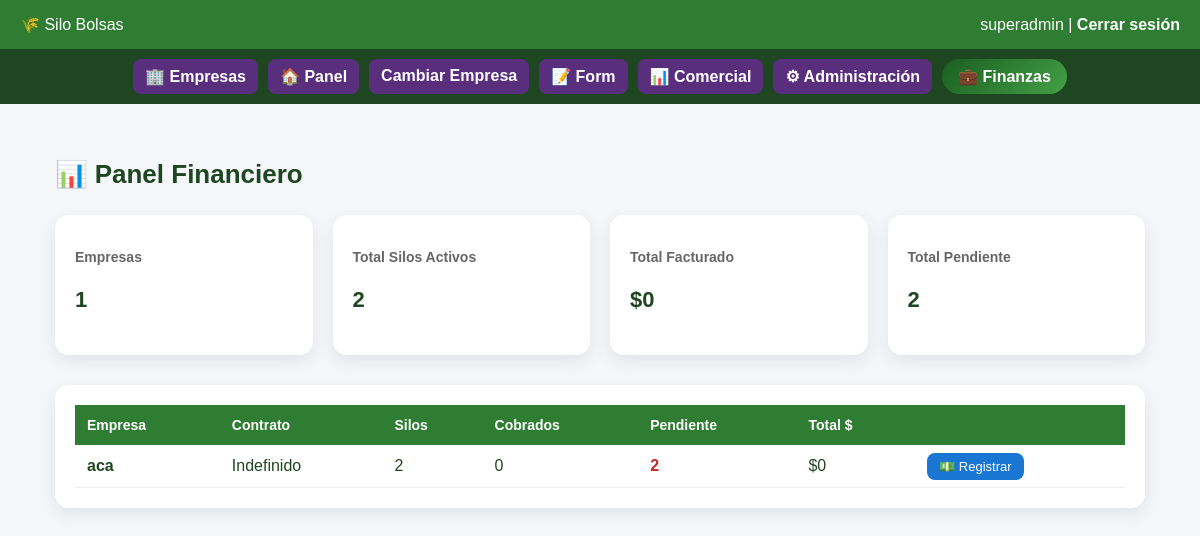
Before: /admin/finanzas (signed in) with the older database file.
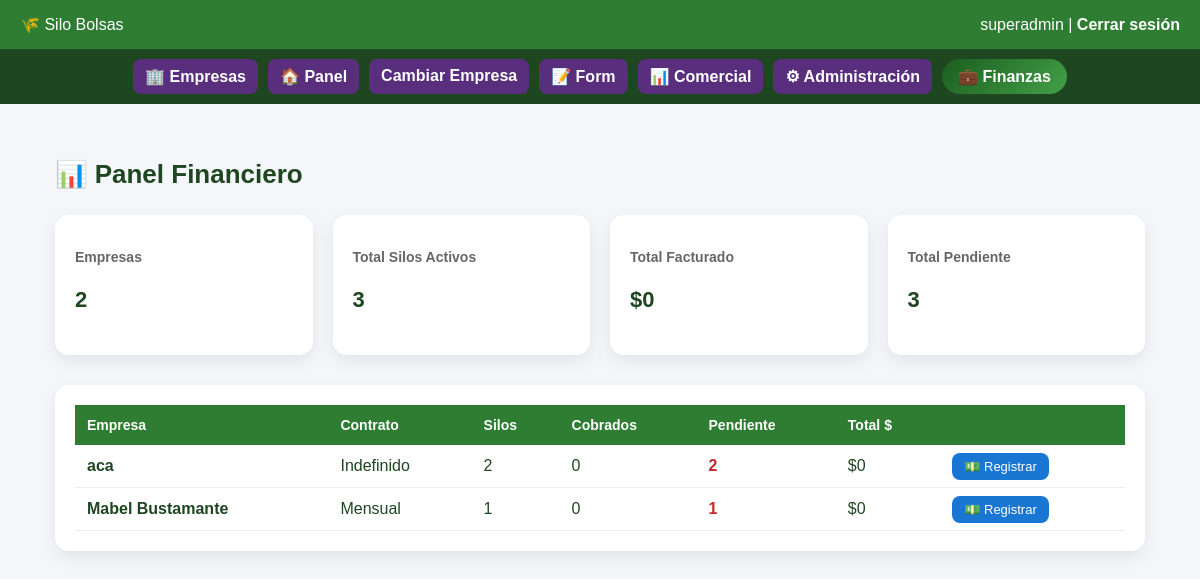
After: the same page with the newer database file.
### tables this page shows
CREATE TABLE usuarios (
            id INTEGER PRIMARY KEY AUTOINCREMENT,
            username TEXT UNIQUE NOT NULL,
            password TEXT NOT NULL,
            rol TEXT NOT NULL,
            empresa_id INTEGER,
            sucursal_id INTEGER,
            es_superadmin INTEGER DEFAULT 0,
            forzar_cambio_password INTEGER DEFAULT 0,
            FOREIGN KEY (empresa_id) REFERENCES empresas(id),
            FOREIGN KEY (sucursal_id) REFERENCES sucursales(id)
        );

CREATE TABLE empresas (
            id INTEGER PRIMARY KEY AUTOINCREMENT,
            nombre TEXT UNIQUE NOT NULL,
            fecha_alta TEXT NOT NULL,
            tipo_contrato TEXT,
            fecha_vencimiento TEXT,
            activa INTEGER DEFAULT 1,
            criterio_futuro TEXT
        );

### admin/routes.py (the view)
@admin_bp.route("/finanzas")
@login_required
def admin_finanzas():
    if current_user.es_superadmin != 1:
        return "No autorizado", 403
    conn = get_db()
    empresas = conn.execute("""
        SELECT id, nombre, tipo_contrato
        FROM empresas
    """).fetchall()
    resumen = []
    for e in empresas:
        total_silos = conn.execute("""
            SELECT COUNT(*)
            FROM silos
            WHERE empresa_id=? AND estado_silo='Activo'
        """, (e["id"],)).fetchone()[0]
        silos_cobrados = conn.execute("""
            SELECT COALESCE(SUM(silos_cobrados),0)
            FROM pagos
            WHERE empresa_id=?
        """, (e["id"],)).fetchone()[0]
        total_monto = conn.execute("""
            SELECT COALESCE(SUM(monto),0)
            FROM pagos
            WHERE empresa_id=?
        """, (e["id"],)).fetchone()[0]
        pendiente = total_silos - silos_cobrados
        resumen.append({
            "id": e["id"],
            "nombre": e["nombre"],
            "tipo": e["tipo_contrato"],
            "silos": total_silos,
            "cobrados": silos_cobrados,
            "pendiente": pendiente,
            "monto": total_monto
        })
    conn.close()
    return render_template(
        "admin_finanzas.html",
        resumen=resumen
    )

### app.py (called while the page is built, shortened)
@app.context_processor
def inject_permisos():
    return dict(tiene_permiso=tiene_permiso)

@app.context_processor
def inject_estado_contrato():
    empresa_alerta = None
    empresa_vencida = False
    return dict(
        empresa_alerta=empresa_alerta,
        empresa_vencida=empresa_vencida
    )

@app.context_processor
def inject_empresa_contexto():
    empresa_nombre = None
    if current_user.is_authenticated and current_user.es_superadmin:
        empresa_id = empresa_actual()
    return dict(empresa_activa=empresa_nombre)

### auth/models.py (called while the page is built)
    @staticmethod
    def get(user_id):
        conn = get_db()
        row = conn.execute(
            "SELECT * FROM usuarios WHERE id=?",
            (user_id,)
        ).fetchone()
        conn.close()
        if row:
            return User(row)
        return None

### auth/routes.py (called while the page is built)
@login_manager.user_loader
def load_user(user_id):
    return User.get(user_id)

### db.py (called while the page is built)
def get_db():
    database_url = os.environ.get("DATABASE_URL")
    if database_url:
        conn = psycopg2.connect(
            database_url,
            cursor_factory=psycopg2.extras.RealDictCursor
        )
        return conn
    conn = sqlite3.connect(DB_NAME)
    conn.row_factory = sqlite3.Row
    return conn

### panel/routes.py (called while the page is built)
def empresa_actual():
    if current_user.es_superadmin:
        return session.get("empresa_contexto")
    return current_user.empresa_id

### permissions.py (called while the page is built, shortened)
def tiene_permiso(pantalla):
    if not current_user.is_authenticated:
        return False
    if current_user.es_superadmin == 1:
        return True

### templates/admin_finanzas.html (shortened to what this page needs)
{% extends "base.html" %}
{% block contenido %}
<div class="dashboard">
<div class="titulo">📊 Panel Financiero</div>
<div class="cards">
    <div class="card">
        <h3>Empresas</h3>
        <p>{{ resumen|length }}</p>
    </div>
    <div class="card">
        <h3>Total Silos Activos</h3>
        <p>
            {{ resumen | sum(attribute='silos') }}
        </p>
    </div>
    <div class="card">
        <h3>Total Facturado</h3>
        <p>
            ${{ resumen | sum(attribute='monto') }}
        </p>
    </div>
    <div class="card">
        <h3>Total Pendiente</h3>
        <p>
            {{ resumen | sum(attribute='pendiente') }}
        </p>
    </div>
</div>
<div class="tabla-container">
<table>
<tr>
<th>Empresa</th>
<th>Contrato</th>
<th>Silos</th>
<th>Cobrados</th>
<th>Pendiente</th>
<th>Total $</th>
<th></th>
</tr>
{% for r in resumen %}
<tr>
<td><b>{{ r.nombre }}</b></td>
<td>{{ r.tipo or 'Indefinido' }}</td>
<td>{{ r.silos }}</td>
<td>{{ r.cobrados }}</td>
<td>
    {% if r.pendiente > 0 %}
        <span class="deuda">{{ r.pendiente }}</span>
    {% else %}
        <span class="sin-deuda">0</span>
    {% endif %}
</td>
<td>${{ r.monto }}</td>
<td>
    <a class="btn"
       href="{{ url_for('admin.registrar_pago', id=r.id) }}">
       💵 Registrar
    </a>
</td>
</tr>
{% endfor %}
</table>
</div>
</div>
{% endblock %}

### templates/base.html (shortened to what this page needs)
<!DOCTYPE html>
<html lang="es">
<head>
</head>
<body>
<div class="header">
  <div>
    🌾 Silo Bolsas
  </div>
  <div>
    {{ current_user.username }}
    |
    <a href="{{ url_for('auth.logout') }}">Cerrar sesión</a>
  </div>
</div>
{% if current_user.is_authenticated %}
<div class="nav-bar">
    {% if current_user.is_authenticated and current_user.es_superadmin %}
        <a href="{{ url_for('admin.admin_empresas') }}" class="nav-btn">
            🏢 Empresas
        </a>
    {% endif %}
    {% if tiene_permiso("panel") %}
        <a href="{{ url_for('panel.panel') }}" class="nav-btn">
            🏠 Panel
        </a>
    {% else %}
        <a href="{{ url_for('panel.panel') }}" class="nav-btn locked">
            🔒 Panel
        </a>
    {% endif %}
    {% if current_user.is_authenticated and current_user.es_superadmin %}
        <a href="{{ url_for('panel.cambiar_empresa') }}" class="nav-btn">
            Cambiar Empresa
        </a>
    {% endif %}
    {% if tiene_permiso("form") %}
        <a href="{{ url_for('panel.form') }}" class="nav-btn">
            📝 Form
        </a>
    {% else %}
        <a href="{{ url_for('panel.form') }}" class="nav-btn locked">
            🔒 Form
        </a>
    {% endif %}
    {% if tiene_permiso("comercial") %}
        <a href="{{ url_for('comercial.comercial') }}" class="nav-btn">
            📊 Comercial
        </a>
    {% else %}
        <a href="{{ url_for('comercial.comercial') }}" class="nav-btn locked">
            🔒 Comercial
        </a>
    {% endif %}
    {% if current_user.es_superadmin or tiene_permiso("admin") %}
        <a href="{{ url_for('admin.admin_usuarios') }}" class="nav-btn admin">
            ⚙ Administración
        </a>
    {% else %}
        <a href="{{ url_for('admin.admin_usuarios') }}" class="nav-btn locked admin">
            🔒 Administración
        </a>
    {% endif %}
    {% if current_user.is_authenticated and current_user.es_superadmin == 1 %}
        <a href="{{ url_for('admin.admin_finanzas') }}" class="nav-finanzas">
            💼 Finanzas
        </a>
    {% endif %}
</div>
{% endif %}
<div class="container">
  {% block contenido %}{% endblock %}
</div>
</body>
</html>

### templates/base.html (style rules this page uses)
body { background:#e6f4ea; font-family:Arial, sans-serif; margin:0; padding:0; color:#1e4620; }
.header { background:#2e7d32; color:white; padding:15px 20px; display:flex; justify-content:space-between; align-items:center; }
.header a { color:white; text-decoration:none; font-weight:bold; }
.container { padding:25px; }
.nav-bar { background:#1e4620; padding:10px; display:flex; gap:10px; justify-content:center; flex-wrap:wrap; }
.nav-btn { background:#592e7d; color:white; padding:8px 14px; border-radius:8px; text-decoration:none; font-weight:bold; }
.nav-btn { padding: 8px 12px; border-radius: 8px; text-decoration: none; font-weight: bold; }
.nav-finanzas { background: linear-gradient(135deg, #1b5e20, #43a047); padding:8px 16px; border-radius:20px; color:white; font-weight:bold; text-decoration:none; transition:0.2s; }

### templates/admin_finanzas.html (style rules this page uses)
body { background:#f4f6f9; }
.dashboard { padding:30px; }
.titulo { font-size:26px; font-weight:bold; margin-bottom:25px; }
.cards { display:grid; grid-template-columns:repeat(auto-fit, minmax(220px,1fr)); gap:20px; margin-bottom:30px; }
.card { background:white; padding:20px; border-radius:14px; box-shadow:0 6px 18px rgba(0,0,0,0.08); }
.card h3 { font-size:14px; color:#666; margin-bottom:10px; }
.card p { font-size:22px; font-weight:bold; }
.tabla-container { background:white; padding:20px; border-radius:14px; box-shadow:0 6px 18px rgba(0,0,0,0.08); }
table { width:100%; border-collapse:collapse; }
th { background:#2e7d32; color:white; padding:12px; text-align:left; font-size:14px; }
td { padding:12px; border-bottom:1px solid #eee; }
.deuda { color:#c62828; font-weight:bold; }
.btn { background:#1976d2; color:white; padding:6px 12px; border-radius:8px; text-decoration:none; font-size:13px; }

Changed rows visible on the page:
added empresas: nombre "Mabel Bustamante", tipo_contrato "Mensual", silos "1", cobrados "0", pendiente "1", monto "0"
Other visible differences:
{{ resumen|length }}: "1" → "2"
{{ resumen | sum(attribute='silos') }}: "2" → "3"
{{ resumen | sum(attribute='pendiente') }}: "2" → "3"
